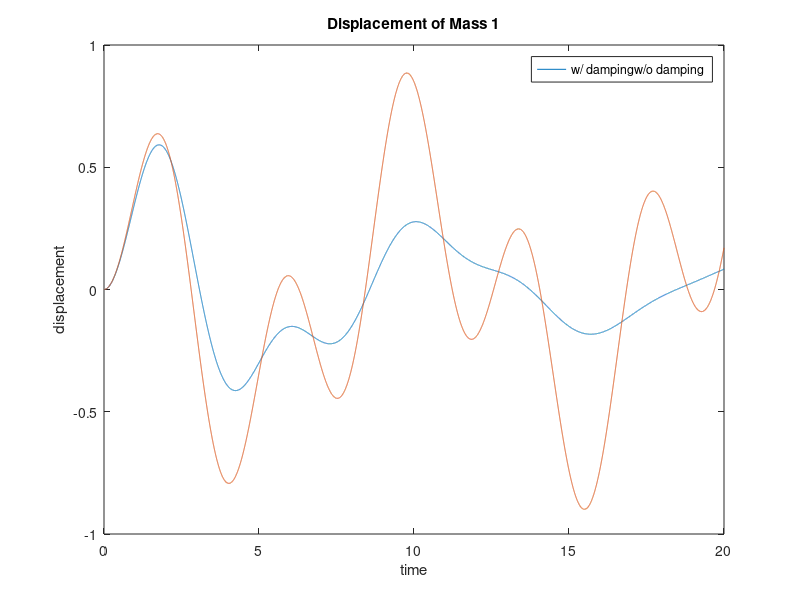
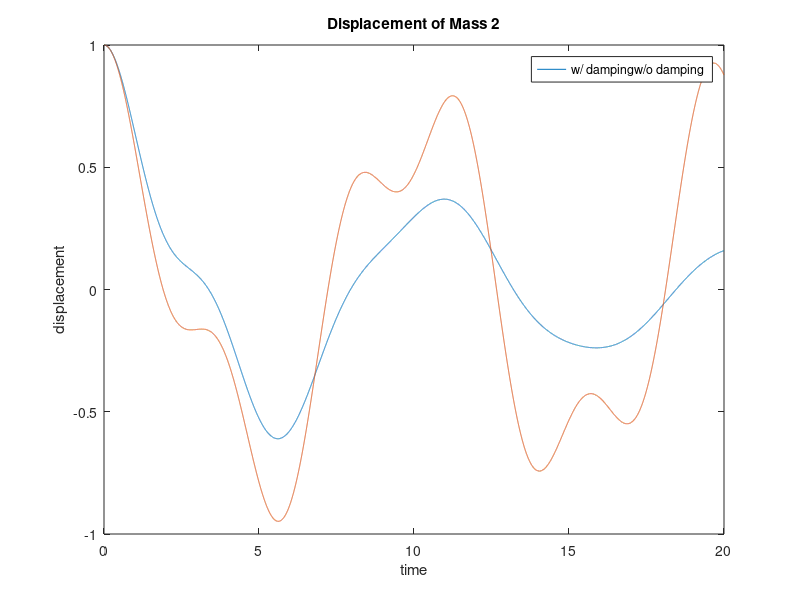

These charts were generated, in order, by the following MATLAB code:
clear; close; clc; 

%% spring and two mass system
% Parameters
m1 = 20; %mass
k1 = 20; %spring constant 
c1 = 5; %damping
b = 0; %external force

m2 = 20; %mass
k2 = 20; %spring constant 
c2 = 5; %damping

% time discretization
tleft = 0;
tright = 20;
dt = 0.001;
t = tleft:dt:tright;

%store velocity and displacement of mass 1 and 2
%x1;x1';x2;x2'
x = zeros(4,length(t));
x(:,1) = [0;0;1;0];

for i = 2:length(t)
    x(1:2,i) = x(1:2,i-1) + dt * [x(2,i-1);...
                                  1/m1*(k2*(x(3,i-1)-x(1,i-1))-k1*x(1,i-1)-c1*x(2,i-1))];
    x(3:4,i) = x(3:4,i-1) + dt * [x(4,i-1);...
                                  1/m2*(-k2*(x(3,i-1)-x(1,i-1))-c2*(x(4,i-1)-x(2,i-1))+b)];
end

figure(1)
plot(t,x(1,:))
xlabel("time")
ylabel("displacement")
title("Displacement of Mass 1")

figure(2)
plot(t,x(3,:))
xlabel("time")
ylabel("displacement")
title("Displacement of Mass 2")

c1 = 0;
c2 = 0;

for i = 2:length(t)
    x(1:2,i) = x(1:2,i-1) + dt * [x(2,i-1);...
                                  1/m1*(k2*(x(3,i-1)-x(1,i-1))-k1*x(1,i-1)-c1*x(2,i-1))];
    x(3:4,i) = x(3:4,i-1) + dt * [x(4,i-1);...
                                  1/m2*(-k2*(x(3,i-1)-x(1,i-1))-c2*(x(4,i-1)-x(2,i-1))+b)];
end

figure(1)
hold on
plot(t,x(1,:))
hold off
legend(["w/ damping","w/o damping"])

figure(2)
hold on
plot(t,x(3,:))
hold off
legend(["w/ damping","w/o damping"])